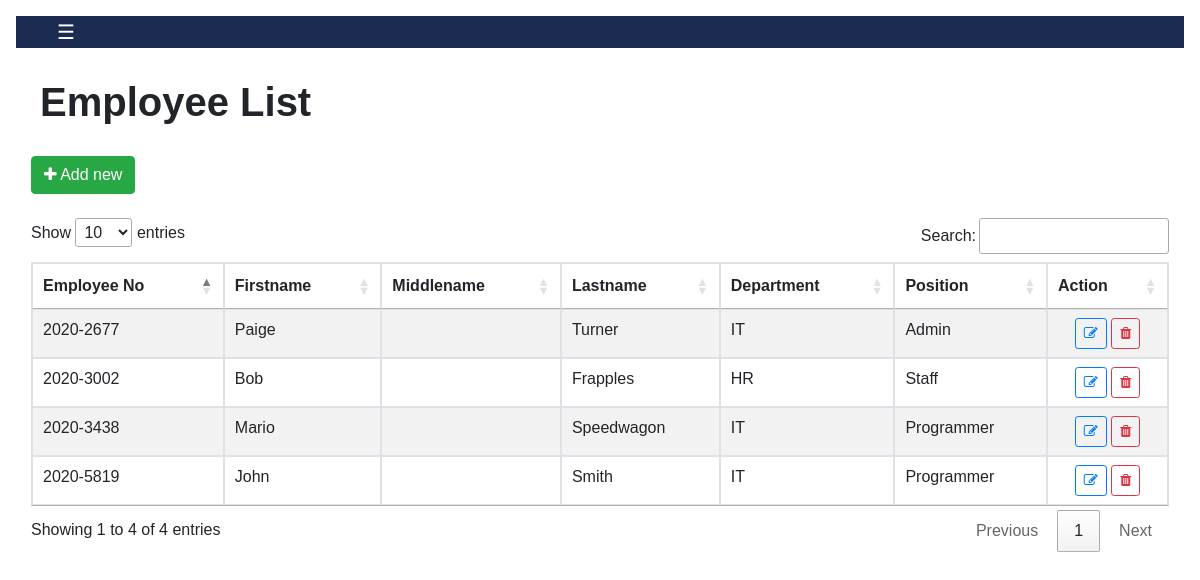
/admin/employee.php (signed in), run on the app's committed database.
### tables this page shows
CREATE TABLE `employee` (
  `id` int(20) NOT NULL,
  `employee_no` varchar(100) NOT NULL,
  `firstname` varchar(50) NOT NULL,
  `middlename` varchar(20) NOT NULL,
  `lastname` varchar(50) NOT NULL,
  `department` varchar(100) NOT NULL,
  `position` varchar(100) NOT NULL,
  `birthday` date DEFAULT NULL
);

### admin/employee.php (the view, shortened to what this page needs)
<!DOCTYPE html>
<?php
	require_once 'auth.php';
?>
<html lang="eng">
	<head>
		<?php include('header.php') ?>
	</head>
	<body>
	   <div  id="main" class = "container-fluid admin" >
	   <div style="background-color: #1c2b52;">
        <button class="openbtn" onclick="toggleNav()" style="background-color: #1c2b52;">☰ </button>
		<iframe src="https://free.timeanddate.com/clock/i9n9b8eh/n145/fcfff/tc1c2b52" frameborder="0" width="115" height="18"></iframe>
        </div>
         <div class="py-4 px-4 fs-1" style="font-size: 40px;font-weight: bold ;" >Employee List</div>
			<div class="well col-lg-12">
				<button class="btn btn-success" type="button" id="new_emp_btn"><span class="fa fa-plus"></span> Add new </button>
				<br />
				<br />
				<table id="table" class="table table-bordered table-striped">
					<thead>
						<tr>
							<th>Employee No</th>
							<th>Firstname</th>
							<th>Middlename</th>
							<th>Lastname</th>
							<th>Department</th>
							<th>Position</th>
							<th>Action</th>
						</tr>
					</thead>
					<tbody>
						<?php
							$employee_qry = $conn->query("SELECT * FROM employee") or die(mysqli_error($conn));
							while($row = $employee_qry->fetch_array()) {
						?>
						<tr>
							<td><?php echo $row['employee_no']?></td>
							<td><?php echo $row['firstname']?></td>
							<td><?php echo $row['middlename']?></td>
							<td><?php echo $row['lastname']?></td>
							<td><?php echo $row['department']?></td>
							<td><?php echo $row['position']?></td>
							<td>
								<center>
								 <button class="btn btn-sm btn-outline-primary edit_employee" data-id="<?php echo $row['id']?>" type="button"><i class="fa fa-edit"></i></button>
								<button class="btn btn-sm btn-outline-danger remove_employee" data-id="<?php echo $row['id']?>" type="button"><i class="fa fa-trash"></i></button>
								</center>
							</td>
						</tr>
						<?php
							}
						?>
					</tbody>
				</table>
			</div>
			<br />
			<br />
			<br />
		</div>
	</body>
</html>

### admin/header.php (shortened to what this page needs)
<link rel = "stylesheet" type = "text/css" href = "../assets/css/bootstrap.min.css" />
<link rel = "stylesheet" type = "text/css" href = "https://stackpath.bootstrapcdn.com/font-awesome/4.7.0/css/font-awesome.min.css" />
<link rel = "stylesheet" type = "text/css" href = "https://cdn.datatables.net/1.10.21/css/jquery.dataTables.min.css" />
<link rel = "stylesheet" type = "text/css" href = "../assets/css/style.css" />

### assets/css/style.css (style rules this page uses)
body { height:100%; font-family: Helvetica, Sans-Serif; }
.openbtn { font-size: 20px; cursor: pointer; background-color: #1c2b52; color: white; padding: 0px ; border: #1c2b52 1px solid; width: 100px; }
#main { transition: margin-left .5s; padding: 16px; }

### data on the page
employee: employee_no "2020-3438", firstname "Mario", lastname "Speedwagon", department "IT", position "Programmer"
employee: employee_no "2020-5819", firstname "John", lastname "Smith", department "IT", position "Programmer"
employee: employee_no "2020-2677", firstname "Paige", lastname "Turner", department "IT", position "Admin"
employee: employee_no "2020-3002", firstname "Bob", lastname "Frapples", department "HR", position "Staff"
